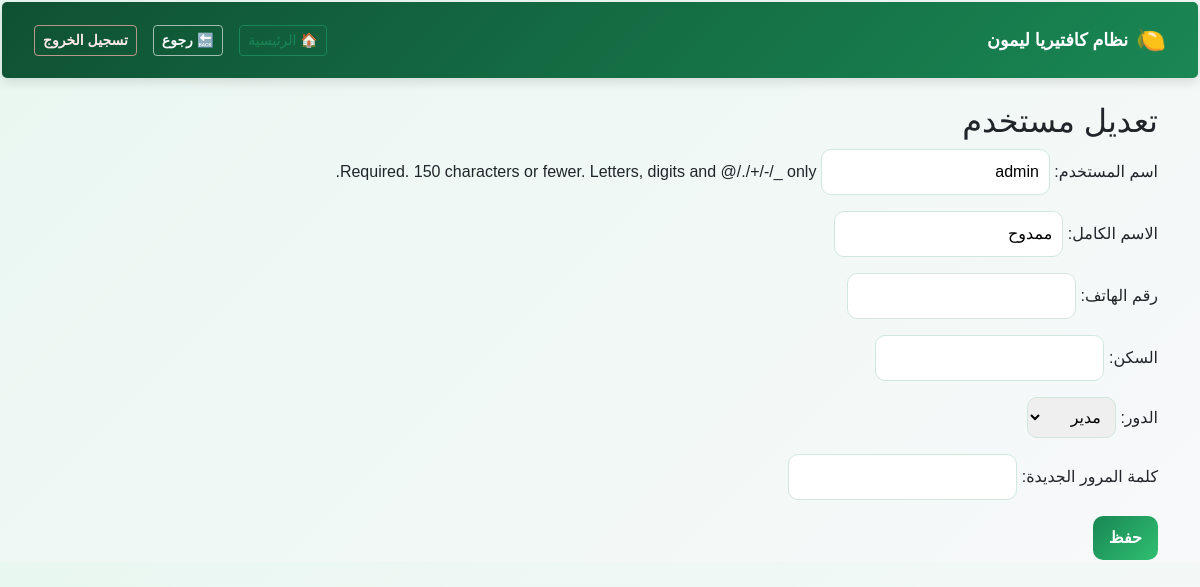
/staff/users/edit/1/ (signed in), run on the app's committed database.
### staff/models.py (models this page shows, shortened)
class CustomUser(AbstractUser):
    ROLES = (
        ('manager', 'مدير'),
        ('cashier', 'كاشير'),
        ('staff', 'موظف'),
    )
    role = models.CharField(max_length=20, choices=ROLES, default='staff')
    full_name = models.CharField(max_length=150)
    phone_number = models.CharField(max_length=20, blank=True)
    location = models.CharField(max_length=255, blank=True)
    manager_pin = models.CharField(
        max_length=128,
        blank=True,
        null=True,
        verbose_name="رمز المدير"
    )

### staff/views.py (the view)
# urls.py: path('users/edit/<int:user_id>/', views.update_user, name='update_user'),
@login_required
def update_user(request, user_id):
    user = get_object_or_404(User, id=user_id)
    if request.method == 'POST':
        form = CustomUserUpdateForm(request.POST, instance=user)
        if form.is_valid():
            form.save()
            messages.success(request, 'تم تحديث المستخدم')
            return redirect('staff_list')
    else:
        form = CustomUserUpdateForm(instance=user)
    return render(request, 'staff/user_form.html', {
        'form': form,
        'title': 'تعديل مستخدم'
    })

### staff/forms.py (shortened to what this page needs)
class CustomUserUpdateForm(forms.ModelForm):
    password = forms.CharField(
        label="كلمة المرور الجديدة",
        required=False,
        widget=forms.PasswordInput
    )
    class Meta:
        model = User
        fields = (
            'username',
            'full_name',
            'phone_number',
            'location',
            'role',
            'password',
        )
        labels = {
            'username': 'اسم المستخدم',
            'full_name': 'الاسم الكامل',
            'phone_number': 'رقم الهاتف',
            'location': 'السكن',
            'role': 'الدور',
            'password': 'كلمة المرور الجديدة',
        }

### templates/staff/user_form.html (shortened to what this page needs)
{% extends "base.html" %}
{% block content %}
<h2>{{ title }}</h2>
<form method="post">
    {{ form.as_p }}
    <button class="btn btn-green">حفظ</button>
</form>
{% endblock %}

### static/css/style.css (style rules this page uses)
:root { --green-dark: #0f5132; --green-main: #198754; --green-light: #d1e7dd; --green-soft: #e9f7f1; --text-dark: #212529; --white: #ffffff; --accent-dark: #1f2a37; --accent-main: #334155; --accent-soft: #eef2f7; --border-soft: #e2e8f0; }
body { direction: rtl; font-family: "Cairo", sans-serif; background: linear-gradient(135deg, #e9f7f1, #f8f9fa); padding: 2px; color: var(--text-dark); }
.btn-green { background: linear-gradient(135deg, var(--green-main), #2fbf71); color: var(--white); border: none; border-radius: 10px; padding: 10px 16px; font-weight: bold; cursor: pointer; transition: transform 0.15s ease, box-shadow 0.15s ease; }
input, select { border-radius: 10px; border: 1px solid var(--green-light); padding: 10px; font-family: "Cairo", sans-serif; }

### data on the page
CustomUser: username "admin", full_name "ممدوح", role "مدير"

### other printed values
{{ title }} "تعديل مستخدم"
